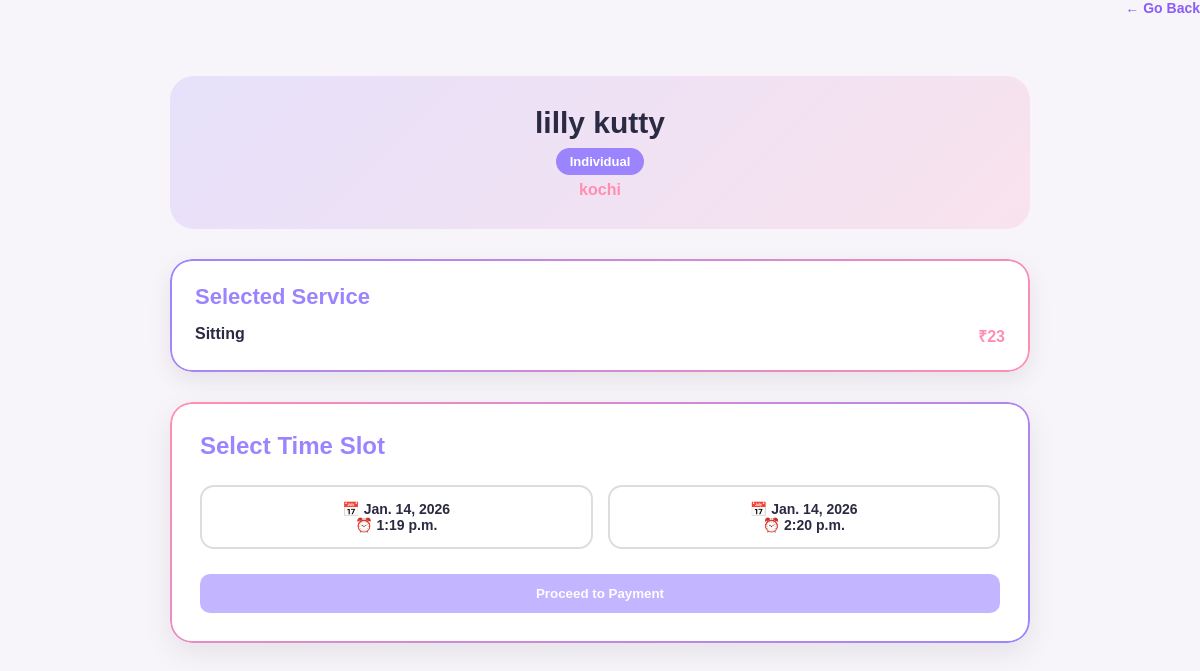
The page /slot_booking/16/?service=sitting on the database its author committed.
### PetCare/models.py (models this page shows, shortened)
class ServiceProvider(models.Model):
    PROVIDER_TYPE = (
        ('individual', 'Individual'),
        ('organization', 'Organization / Company'),
    )
    ID_TYPE = (
        ('aadhaar', 'Aadhaar'),
        ('pan', 'PAN'),
        ('passport', 'Passport'),
    )
    user = models.OneToOneField(Profile, on_delete=models.CASCADE)
    full_name = models.CharField(max_length=100,null=True,blank=True)
    phone_number = models.CharField(max_length=15,null=True,blank=True)
    provider_type = models.CharField(max_length=20, choices=PROVIDER_TYPE,null=True,blank=True)
    bio = models.TextField(null=True,blank=True)
    city = models.CharField(max_length=50,null=True,blank=True)
    address = models.TextField(null=True,blank=True)
    pincode = models.CharField(max_length=10,null=True,blank=True)
    latitude = models.FloatField(null=True, blank=True)
    longitude = models.FloatField(null=True, blank=True)
    travel_distance = models.FloatField(null=True, blank=True)
    services = models.JSONField(null=True,blank=True)  # store selected services
    id_type = models.CharField(max_length=20, choices=ID_TYPE,null=True,blank=True)
    id_number = models.CharField(max_length=50,unique=True,null=True,blank=True,help_text="Government ID number")
    id_proof = models.FileField(upload_to='providers/id/',null=True,blank=True)
    grooming_certificate = models.FileField(upload_to='providers/certificates/',null=True,blank=True)
    vet_license = models.FileField(upload_to='providers/certificates/',null=True,blank=True)
    training_certificate = models.FileField(upload_to='providers/certificates/',null=True,blank=True)
    organization_registration = models.FileField(upload_to='providers/certificates/',null=True,blank=True)
    is_verified = models.BooleanField(default=False)

class TimeSlot(models.Model):
    provider = models.ForeignKey(
        ServiceProvider,
        on_delete=models.CASCADE,
        related_name='timeslots'
    )
    service_name = models.CharField(max_length=100)
    date = models.DateField()
    time = models.TimeField()   # ✅ SINGLE TIME (multiple rows = multiple times)
    is_available = models.BooleanField(default=True)

### PetCare/views.py (the view)
# urls.py: path("slot_booking/<int:provider_id>/", views.slot_booking, name="slot_booking"),
def slot_booking(request, provider_id):
    provider = get_object_or_404(ServiceProvider, id=provider_id)
    service = request.GET.get("service")
    if not service:
        return redirect("booknow", provider_id=provider_id)
    price = provider.services.get(service)
    if not price:
        return redirect("booknow", provider_id=provider_id)
    slots = TimeSlot.objects.filter(
        provider=provider,
        service_name=service,
        is_available=True
    ).order_by("date", "time")
    return render(request, "customer/slot_booking.html", {
        "provider": provider,
        "service": service,
        "price": price,
        "slots": slots
    })

### PetCare/templates/customer/slot_booking.html (shortened to what this page needs)
{% load static %}
<!DOCTYPE html>
<html lang="en">
<head>
    <link rel="stylesheet" href="{% static 'css/customer/slot_booking.css' %}">
</head>
<body>
<button type="button" class="back-btn" onclick="window.history.back()">
    ← Go Back
</button>
<div class="page">
    <div class="provider-header">
        <h2>{{ provider.full_name }}</h2>
        <span class="badge">{{ provider.get_provider_type_display }}</span>
        <p class="city">{{ provider.city }}</p>
    </div>
    <div class="service-card">
        <h3>Selected Service</h3>
        <div class="service-row">
            <span class="service-name">{{ service|title }}</span>
            <span class="price">₹{{ price }}</span>
        </div>
    </div>
    <div class="slot-card">
        <h3>Select Time Slot</h3>
        <form id="bookingForm">
            {% if slots %}
                <div class="slots-grid">
                    {% for slot in slots %}
                        <label class="slot">
                            <div class="slot-info">
                                <span>📅 {{ slot.date }}</span>
                                <span>⏰ {{ slot.time }}</span>
                            </div>
                        </label>
                    {% endfor %}
                </div>
            {% else %}
                <p class="no-slots">No slots available.</p>
            {% endif %}
            <div class="button-group">
                <button type="button" class="pay-btn" id="payBtn" disabled>
                    Proceed to Payment
                </button>
            </div>
        </form>
    </div>
</div>
</body>
</html>

### PetCare/static/css/customer/slot_booking.css (style rules this page uses)
* { margin: 0; padding: 0; box-sizing: border-box; font-family: "Montserrat", sans-serif; }
body { background: #F7F5FA; color: #2A2A42; }
.page { max-width: 900px; margin: 40px auto; padding: 20px; }
.provider-header { background: linear-gradient( 135deg, rgba(156, 132, 255, 0.18), rgba(255, 143, 177, 0.18) ); padding: 30px; border-radius: 24px; text-align: center; margin-bottom: 30px; }
.provider-header h2 { font-size: 30px; font-weight: 800; }
.provider-header .badge { display: inline-block; margin-top: 8px; padding: 6px 14px; border-radius: 20px; background: #9C84FF; color: #fff; font-size: 13px; font-weight: 600; }
.provider-header .city { margin-top: 6px; font-weight: 600; color: #FF8FB1; }
.service-card { background: #fff; padding: 25px; border-radius: 22px; box-shadow: 0 8px 25px rgba(0,0,0,0.08); margin-bottom: 30px; position: relative; }
.service-card::before { content: ""; position: absolute; inset: 0; border-radius: 22px; padding: 2px; background: linear-gradient(135deg, #9C84FF, #FF8FB1); -webkit-mask: linear-gradient(#fff 0 0) content-box, linear-gradient(#fff 0 0); -webkit-mask-composite: xor; mask-composite: exclude; pointer-events: none; }
.service-card h3 { font-size: 22px; font-weight: 700; margin-bottom: 15px; color: #9C84FF; }
.service-row { display: flex; justify-content: space-between; font-weight: 600; }
.price { color: #FF8FB1; }
.slot-card { background: #fff; padding: 30px; border-radius: 22px; box-shadow: 0 10px 30px rgba(0,0,0,0.08); position: relative; }
.slot-card::before { content: ""; position: absolute; inset: 0; border-radius: 22px; padding: 2px; background: linear-gradient(135deg, #FF8FB1, #9C84FF); -webkit-mask: linear-gradient(#fff 0 0) content-box, linear-gradient(#fff 0 0); -webkit-mask-composite: xor; mask-composite: exclude; pointer-events: none; }
.slot-card h3 { font-size: 24px; font-weight: 800; margin-bottom: 25px; color: #9C84FF; }
.slots-grid { display: grid; grid-template-columns: repeat(auto-fit, minmax(200px, 1fr)); gap: 15px; margin-bottom: 25px; }
.slot { cursor: pointer; }
.slot-info { padding: 14px; border-radius: 14px; border: 2px solid #ddd; text-align: center; font-weight: 600; transition: 0.3s; }
.slot-info span { display: block; font-size: 14px; }
.button-group { display: flex; gap: 15px; margin-top: 10px; }
.book-btn, .pay-btn { flex: 1; padding: 12px; border-radius: 10px; font-weight: 700; border: none; cursor: pointer; transition: 0.3s; }
.pay-btn { background: #9C84FF; color: #fff; }
.pay-btn:disabled { opacity: 0.6; cursor: not-allowed; }
.back-btn { background: transparent; border: none; color: #8b5cf6; font-size: 14px; font-weight: 600; cursor: pointer; display: block; margin-left: auto; margin-bottom: 12px; }

### rows shown on the page
ServiceProvider: full_name "lilly kutty", provider_type "Individual", city "kochi"
TimeSlot: date "Jan. 14, 2026", time "1:19 p.m."
TimeSlot: date "Jan. 14, 2026", time "2:20 p.m."

### other values the page prints
{{ service|title }} "Sitting"
{{ price }} "23"
